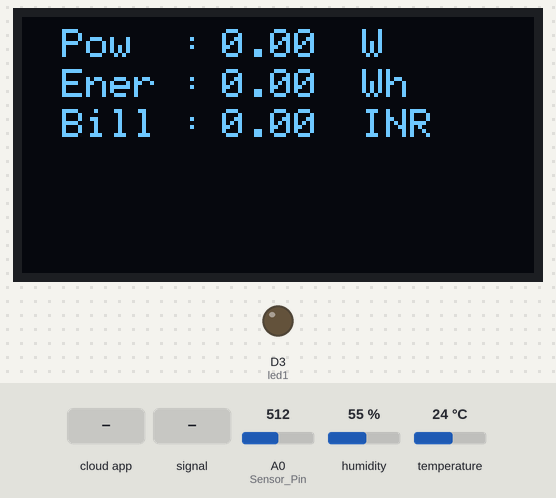
Recording of a sketch running on a simulated ESP8266 (NodeMCU). On the bench: 128×64 one-colour display, output pins drawn as LEDs (lit = HIGH). The test bench sets the inputs (shaded band); at power-on: A0 (Sensor_Pin) = 512, humidity 55 %, temperature 24 °C. WiFi joins after 1.5 s; servers stay silent unless stated; the Firebase database answers and starts empty; pins used as bus, display or sensor lines are not drawn; what the sketch prints to the serial monitor is not drawn.

Above: at 1.3 s.
1.4 s: the phone or cloud app sets led1 to 1
At 4.5 s:
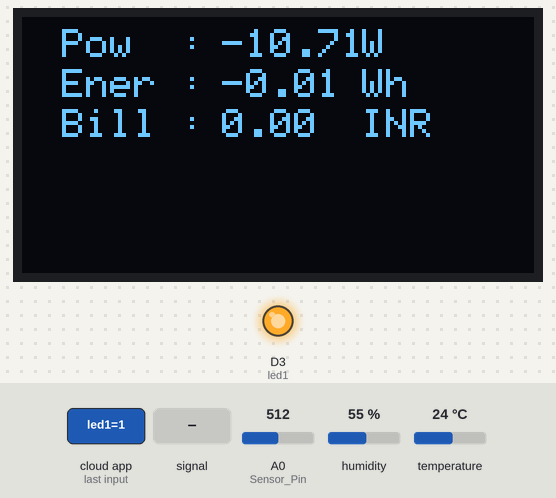
7.2 s: A0 (Sensor_Pin) fed a 200 Hz sine of ±81 counts around its level
At 8.3 s:
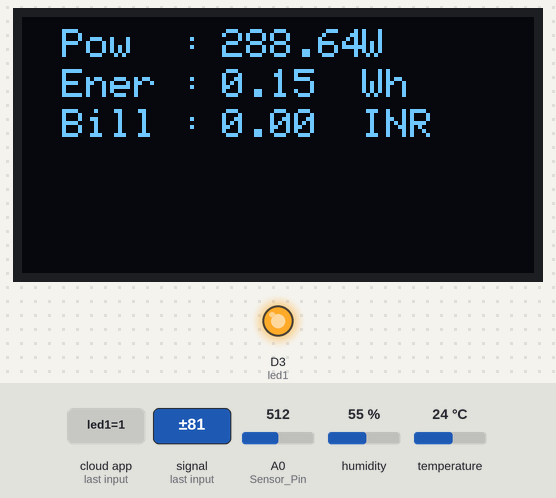
11.4 s: A0 (Sensor_Pin) set to 716
At 13.3 s:
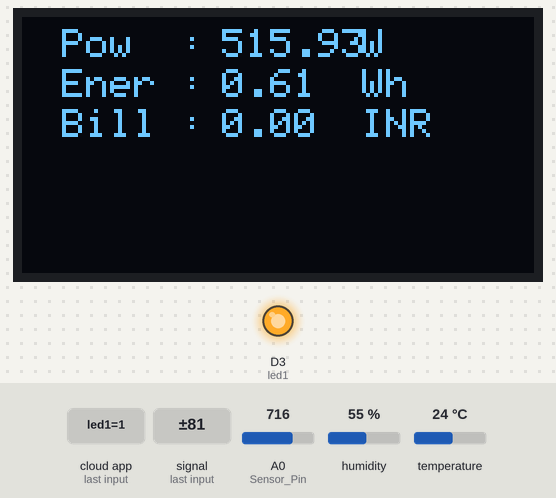
15.5 s: A0 (Sensor_Pin) fed a 1000 Hz sine of ±255 counts around its level
At 17.0 s:
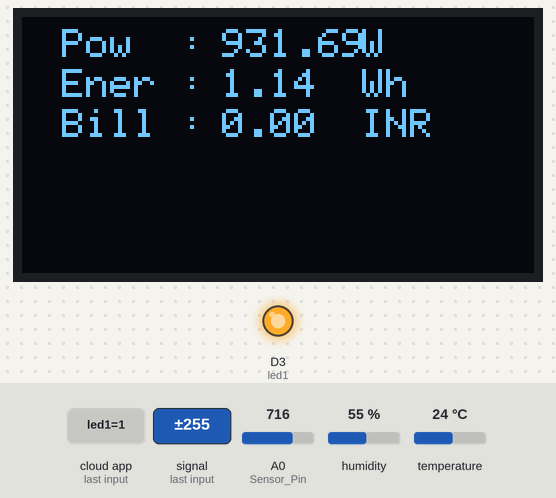
19.7 s: the phone or cloud app sets led1 to 0
At 21.4 s:
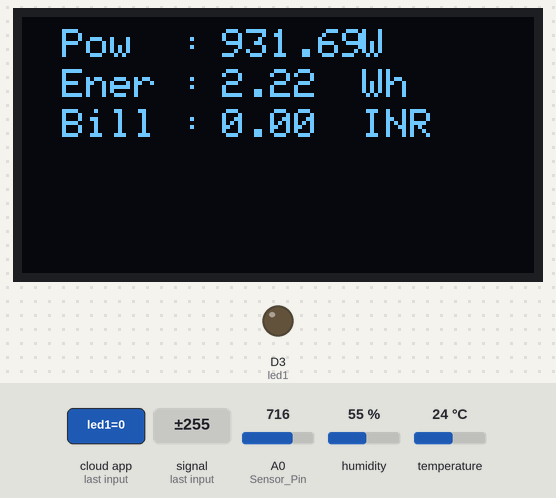
25.9 s: A0 (Sensor_Pin) set to 1023
At 27.6 s:
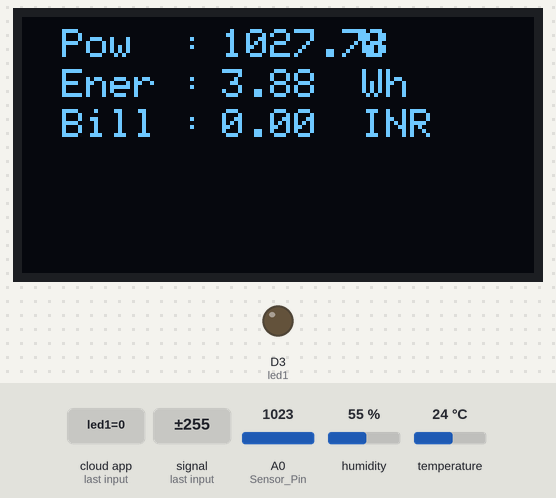
Timing chart, 0 to 29.1 s (numbered marks = the images above; inputs shaded):
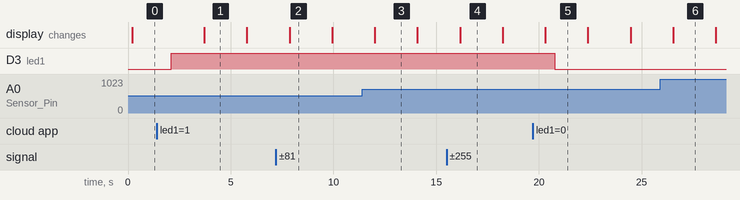

The sketch:

smart_meter_iotianhub_code.ino
```cpp
//iotianub smart meter code
//visit Iotianhub web site for such amazing projects www.iotianhub.com

#include <ESP8266WiFi.h>
#include <ArduinoOTA.h>
#include <BlynkSimpleEsp8266.h>
#include <FirebaseArduino.h>

#define FIREBASE_HOST ""
#define FIREBASE_AUTH ""
#include "DHT.h"

#define DHTPIN D4
#define DHTTYPE DHT11
DHT dht(DHTPIN,DHTTYPE);
#include <Adafruit_GFX.h>
#include <Adafruit_SSD1306.h>

#define OLED_RESET -1  // GPIO0
Adafruit_SSD1306 display(OLED_RESET);

BlynkTimer timer;

#define WIFI_SSID "IotianHub"                                             // input your home or public wifi name
#define WIFI_PASSWORD "Welcometoiotianhub"
int led1 = D3;
int fireStatus;
const int Sensor_Pin = A0;
unsigned int Sensitivity = 185;   // 185mV/A for 5A, 100 mV/A for 20A and 66mV/A for 30A Module
float Vpp = 0; // peak-peak voltage
float Vrms = 0; // rms voltage
float Irms = 0; // rms current
float Supply_Voltage = 233.0;           // reading from DMM
float Vcc = 5.0;         // ADC reference voltage // voltage at 5V pin
float power = 0;         // power in watt
float Wh =0 ;             // Energy in kWh
unsigned long last_time =0;
unsigned long current_time =0;
unsigned long interval = 100;
unsigned int calibration = 100;  // V2 slider calibrates this
unsigned int pF = 85;           // Power Factor default 95
float bill_amount = 0;   // 30 day cost as present energy usage incl approx PF
unsigned int energyTariff = 28.0; // Energy cost in INR per unit (kWh)

void getACS712() {  // for AC
  Vpp = getVPP();
  Vrms = (Vpp/2.0) *0.707;
  Vrms = Vrms - (calibration / 10000.0);     // calibtrate to zero with slider
  Irms = (Vrms * 1000)/Sensitivity ;
  if((Irms > -0.015) && (Irms < 0.008)){  // remove low end chatter
    Irms = 0.0;
  }
  power= (Supply_Voltage * Irms) * (pF / 100.0);
  last_time = current_time;
  current_time = millis();
  Wh = Wh+  power *(( current_time -last_time) /3600000.0) ; // calculating energy in Watt-Hour
  bill_amount = Wh * (energyTariff/1000);
  Serial.print("Irms:  ");
  Serial.print(String(Irms, 3));
  Serial.println(" A");
  Serial.print("Power: ");
  Serial.print(String(power, 3));
  Serial.println(" W");
  Serial.print("  Bill Amount: INR");
  Serial.println(String(bill_amount, 2));
}

float getVPP()
{
  float result;
  int readValue;
  int maxValue = 0;
  int minValue = 1024;
  uint32_t start_time = millis();
  while((millis()-start_time) < 950) //read every 0.95 Sec
  {
     readValue = analogRead(Sensor_Pin);
     if (readValue > maxValue)
     {
         maxValue = readValue;
     }
     if (readValue < minValue)
     {
         minValue = readValue;
     }
  }
   result = ((maxValue - minValue) * Vcc) / 1024.0;
   return result;
 }

void displaydata() {
  display.clearDisplay();
  display.setTextColor(WHITE);
  display.setTextSize(1);
  display.setCursor(10, 3);
  display.println("Pow  : ");
  display.setCursor(50, 3);
  display.println(power);
  display.setCursor(85, 3);
  display.println("W");

  display.setCursor(10, 13);
  display.println("Ener : ");
  display.setCursor(50, 13);
  display.println(Wh);
  display.setCursor(85, 13);
  display.println("Wh");

  display.setCursor(10, 23);
  display.println("Bill : ");
  display.setCursor(50, 23);
  display.println(bill_amount);
  display.setCursor(85, 23);
  display.println("INR");
  display.display();

  String fireBill = String(Wh);
  String fireConsumption = String(bill_amount);

  Firebase.setString("Bill_Amount", fireConsumption);
  Firebase.setString("Consumption", fireBill);
}


void setup() {
  display.begin();
  WiFi.begin(WIFI_SSID, WIFI_PASSWORD);
  Serial.begin(115200);
  Serial.println("\n Rebooted");
  WiFi.mode(WIFI_STA);
  timer.setInterval(2000L, getACS712); // get data every 2s
  pinMode(LED_BUILTIN, OUTPUT);
  pinMode(led1, OUTPUT);
  dht.begin();
  Firebase.begin(FIREBASE_HOST, FIREBASE_AUTH);
  Firebase.setInt("led1", 0);
}

void loop() {

  displaydata();
  timer.run();
  displaydata();
  fireStatus = Firebase.getInt("led1");                                      // get ld status input from firebase
  if (fireStatus == 1) {                                                          // compare the input of led status received from firebase
    //Serial.println("Led Turned ON");
    digitalWrite(LED_BUILTIN, LOW);                                                  // make bultin led ON
    digitalWrite(led1, HIGH);                                                         // make external led ON
  }
  else if (fireStatus == 0) {                                                  // compare the input of led status received from firebase
    //Serial.println("Led Turned OFF");
    digitalWrite(LED_BUILTIN, HIGH);                                               // make bultin led OFF
    digitalWrite(led1, LOW);                                                         // make external led OFF
  }
  else {
    Serial.println("Wrong Credential! Please send ON/OFF");
  }

  float Humidity = dht.readHumidity();                                              // Reading temperature or humidity takes about 250 milliseconds!
  float Temperature = dht.readTemperature();                                           // Read temperature as Celsius (the default)

   if (isnan(Humidity) || isnan(Temperature)) {                                                // Check if any reads failed and exit early (to try again).
    //Serial.println(F("Failed to read from DHT sensor!"));
    return;
   }
    String fireTemperature = String(Temperature);
    String fireHumidity = String(Humidity);

    Firebase.setString("Temperature", fireTemperature);
    Firebase.setString("Humidity", fireHumidity );

}
```

Measured:
- after the input at 1.4 s, D3 (led1): LOW → HIGH after 0.71 s
- after the input at 7.2 s, the display: changes after 0.66 s (image 2)
- after the input at 19.7 s, D3 (led1): HIGH → LOW after 1.1 s
- what the display in image 1 shows lasts 2.1 s, from 3.7 s to 5.8 s
